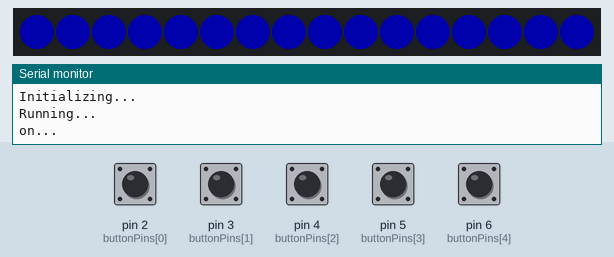
Recording of a sketch running on a simulated Arduino Leonardo, built with avr-gcc and run on an emulated ATmega32U4. Parts: 16 RGB LEDs in strip order, left to right, the last lines printed to the serial monitor. The test bench sets the inputs (shaded band); at power-on: pin 2 (buttonPins[0]), pin 3 (buttonPins[1]), pin 4 (buttonPins[2]), pin 5 (buttonPins[3]), pin 6 (buttonPins[4]) HIGH. Dim RGB values are drawn brighter than linear.

Above: at 0.1 s.
At 0.6 s:
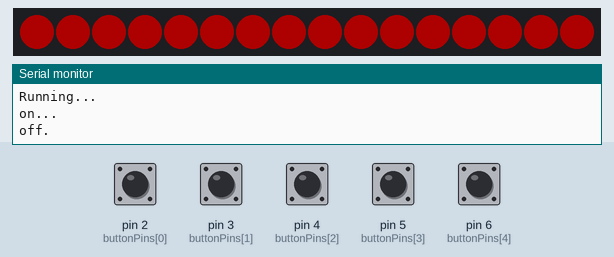

The sketch:

phpstorm_debug.ino
```cpp
#include <NeoPixelBus.h>
#include <Keyboard.h>

#define NUM_KEYS 5
int buttonPins[NUM_KEYS] = {2, 3, 4, 5, 6};
//
// button Numbers
// +----------------+
// |  ------------- |
// |  | 3 | 4 | 5 | |
// |  ------------- |
// |    | 1 | 2 |   |
// |    ---------   |
// +----------------+
//
//                          1   2    3   4    5

const uint16_t PixelCount = 16; // this example assumes 4 pixels, making it smaller will cause a failure
const uint8_t PixelPin = 16;  // make sure to set this to the correct pin, ignored for Esp8266

#define colorSaturation 50

// three element pixels, in different order and speeds
NeoPixelBus<NeoGrbFeature, NeoAvr800KbpsMethod> strip(PixelCount, PixelPin);
RgbColor red(colorSaturation, 0, 0);
RgbColor green(0, colorSaturation, 0);
RgbColor blue(0, 0, colorSaturation);
RgbColor white(colorSaturation);
RgbColor black(0);

void macro_Button1() {
  Keyboard.press( KEY_LEFT_SHIFT );
  Keyboard.press( KEY_LEFT_CTRL );
  Keyboard.press( KEY_F8 );
  delay(100);
  Keyboard.releaseAll();
}
void macro_Button2() {
  Keyboard.press( KEY_F9 );
  Keyboard.releaseAll();
}
void macro_Button3() {
  Keyboard.press( KEY_LEFT_SHIFT );
  Keyboard.press( KEY_F8 );
  delay(100);
  Keyboard.releaseAll();
}
void macro_Button4() {
  Keyboard.press( KEY_F8 );
  Keyboard.releaseAll();
}
void macro_Button5() {
  Keyboard.press( KEY_F7 );
  Keyboard.releaseAll();
}


typedef void (*button_func) ();
button_func macros[NUM_KEYS] = {macro_Button1, macro_Button2, macro_Button3, macro_Button4, macro_Button5};

// String macros[NUM_KEYS] = {"/","]d","a","f","d"};

void setup()
{
  for (int i = 0; i < NUM_KEYS; i++)
  {
    pinMode(buttonPins[i], INPUT);  // Set all keypad pins as inputs
    digitalWrite(buttonPins[i], HIGH);  // pull all keypad pins high
  }
  Serial.begin(115200);

  Serial.println();
  Serial.println("Initializing...");
  Serial.flush();

  // this resets all the neopixels to an off state
  strip.Begin();
  strip.Show();


  Serial.println();
  Serial.println("Running...");
}

void leds_on() {
  Serial.println("on...");
  for (int i = 0; i < PixelCount; i++)
    strip.SetPixelColor(i, blue);
  strip.Show();
}

void leds_off() {
  Serial.println("off.");
  for (int i = 0; i < PixelCount; i++)
    strip.SetPixelColor(i, red);
  strip.Show();
}

void loop()
{
  leds_on();
  delay (500);
  leds_off();
  delay(500);
  for (int i = 0; i < NUM_KEYS; i++)
  {
    if (!digitalRead(buttonPins[i])) {
      macros[i]();
      delay(10);
      while (!digitalRead(buttonPins[i])) {
        delay(20);
      }
    }
  }
}
```

Measured:
- what the display in image 1 shows lasts 0.5 s, from 0.5 s to 1.0 s
